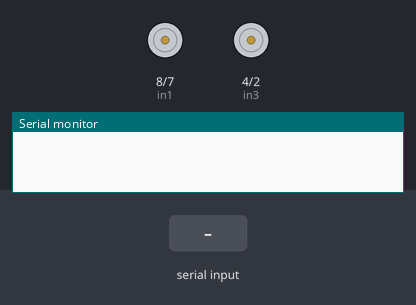
The sketch below on a simulated Arduino Uno, built with avr-gcc and run on an emulated ATmega328P. On the bench: motor-driver pin pairs drawn as motors (green arrow = first pin HIGH = forward, orange = second pin HIGH = backward, longer = more drive, scaled by the enable pin), the last lines printed to the serial monitor. The inputs (shaded band) are chosen by the test bench.

Above: at 1.2 s.
1.3 s: "90,45\n" received over the second serial link
At 3.0 s:
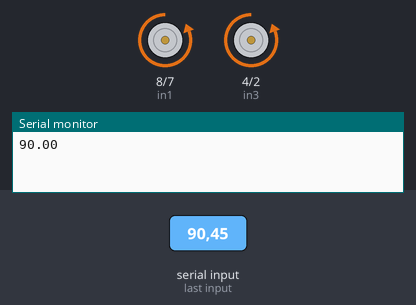
Timing chart, 0 to 4.5 s (numbered marks = the images above; inputs shaded):
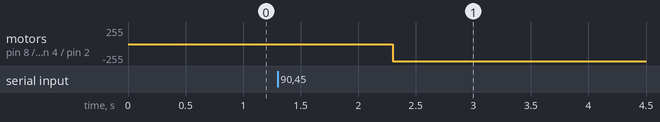

The sketch:

sketch_aug11a.ino
```cpp
#include <SoftwareSerial.h>

SoftwareSerial BTSerial(11,10); // RX, TX pins for Bluetooth module

const int enA = 9;
const int in1 = 8;
const int in2 = 7;
const int enB = 5;
const int in3 = 4;
const int in4 = 2;

const int led = 13;

float Kp = 1; // Proportional gain
float Ki = 0; // Integral gain
float Kd = 0.5; // Derivative gain
float integralError = 0;
float derivativeError = 0;

float prevError = 0;

float error = 0.0;
int basespeed = 0;

void setup() {
  pinMode(enA, OUTPUT);
  pinMode(enB, OUTPUT);
  pinMode(in1, OUTPUT);
  pinMode(in2, OUTPUT);
  pinMode(in3, OUTPUT);
  pinMode(in4, OUTPUT);

  Serial.begin(9600);
  BTSerial.begin(9600);
}

void loop() {
  if (BTSerial.available()) {
        error = (BTSerial.readStringUntil(' ')).toFloat(); // Read until newline  character


      /*if (error == 10){ //triangle obstacle
      digitalWrite(led, HIGH);
      delay(100);
      digitalWrite(led, LOW);
      continue;
    }

    else if (error == 20){ // rectangle obstacle
      digitalWrite(led, HIGH);
      delay(100);
      digitalWrite(led, LOW);
      delay(100);
      digitalWrite(led, HIGH);
      delay(100);
      digitalWrite(led, LOW);
      continue;
    }*/

    // Print LDR values for debugging
    Serial.println(error);

    integralError+= error;

    derivativeError = error - prevError;


    prevError = error;

    // Calculate control signals for left and right motors
    int controlSignal = Kp * error + Ki * integralError + Kd * derivativeError;
    // Clip the control signals to avoid excessive values
    controlSignal = constrain(controlSignal, -255, 255);
    applyMotorControl(controlSignal);
    //Serial.println(controlSignal);
  }


}

void applyMotorControl(int controlSignal) {
  //if (controlSignal >= 0) {
    digitalWrite(in1, LOW);
    digitalWrite(in2, HIGH);
    analogWrite(enA, 255 );

    digitalWrite(in3, LOW);
    digitalWrite(in4, HIGH);
    analogWrite(enB, 255 );
  /*} else {
    digitalWrite(in1, LOW);
    digitalWrite(in2, HIGH);
    analogWrite(enA, basespeed - controlSignal);

    digitalWrite(in3, HIGH);
    digitalWrite(in4, LOW);
    analogWrite(enB, basespeed + controlSignal);
  }*/
}
```

Measured:
- after the input at 1.3 s, motor on pin 8 (in1) / pin 7 (in2), motor on pin 4 (in3) / pin 2 (in4): stopped → backward 255/255 after 1.0 s
